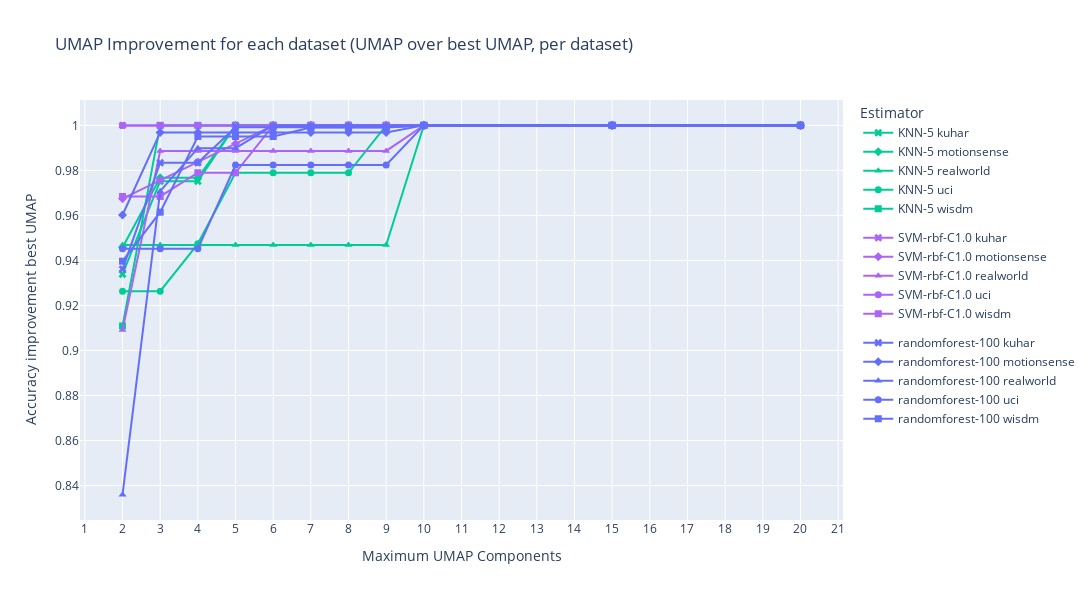

Write notebook code for a chart like this one.
### Code cell
df = results.copy()
df = filter_domain_fft_only(df)
df = filter_features_all(df)
df = filter_reducer_over_all(df)
df = filter_scaler_none(df)
df = filter_view_standardized_intra(df)
df = filter_only_reducer_dataset_equals_train_dataset_or_no_reducer(df)
df = get_umap_improvement_over_best_umap(df)

dset_markers = {
    name: markers[i]
    for i, name in enumerate(df["train_datasets"].unique())
}

estimator_colors = {
    name: colors[i]
    for i, name in enumerate(df["estimator"].unique())
}

fig = go.Figure()
for (estimator, dataset), subdf in df.groupby(["estimator", "train_datasets"]):
    subdf = subdf.sort_values(by="umap components")
    xs, ys = [], []
    for n_components in sorted(subdf["umap components"].unique()):
        xs.append(n_components)
        ys.append(subdf[subdf["umap components"] <= n_components]["umap improvement"].max())
    fig.add_trace(
        go.Scatter( 
            x=xs,
            y=ys,
            name=f"{estimator} {dataset}",
            mode="lines+markers",
            legendgroup=estimator,
            # legendgrouptitle="Estimator",
            marker=dict(
                color=estimator_colors[estimator],
                symbol=dset_markers[dataset],
                size=7,
            ),
        )
    )
    # subdf["best umap improvement so far"] = df["umap improvement"].expanding().max()

fig.update_layout(
    title="UMAP Improvement for each dataset (UMAP over best UMAP, per dataset)",
    xaxis_title="Maximum UMAP Components",
    yaxis_title="Accuracy improvement best UMAP",
    legend_title="Estimator",
    width=1200,
    height=600,
    xaxis=dict(tickmode="linear")
)
fig.show()

### Figure 1 — Plotly figure (JSON) as saved in the notebook; plotly's stock layout.template omitted (floating-point values rounded to 4 significant figures)
{"data": [{"legendgroup": "KNN-5", "marker": {"color": "#00CC96", "size": 7, "symbol": "x"}, "mode": "lines+markers", "name": "KNN-5 kuhar", "type": "scatter", "x": [2, 3, 4, 5, 6, 7, 8, 9, 10, 15, 20], "y": [0.9339, 0.9752, 0.9752, 1, 1, 1, 1, 1, 1, 1, 1]}, {"legendgroup": "KNN-5", "marker": {"color": "#00CC96", "size": 7, "symbol": "diamond"}, "mode": "lines+markers", "name": "KNN-5 motionsense", "type": "scatter", "x": [2, 3, 4, 5, 6, 7, 8, 9, 10, 15, 20], "y": [0.9457, 0.9767, 0.9767, 1, 1, 1, 1, 1, 1, 1, 1]}, {"legendgroup": "KNN-5", "marker": {"color": "#00CC96", "size": 7, "symbol": "triangle-up"}, "mode": "lines+markers", "name": "KNN-5 realworld", "type": "scatter", "x": [2, 3, 4, 5, 6, 7, 8, 9, 10, 15, 20], "y": [0.9468, 0.9468, 0.9468, 0.9468, 0.9468, 0.9468, 0.9468, 0.9468, 1, 1, 1]}, {"legendgroup": "KNN-5", "marker": {"color": "#00CC96", "size": 7, "symbol": "circle"}, "mode": "lines+markers", "name": "KNN-5 uci", "type": "scatter", "x": [2, 3, 4, 5, 6, 7, 8, 9, 10, 15, 20], "y": [0.9263, 0.9263, 0.9474, 0.9789, 0.9789, 0.9789, 0.9789, 1, 1, 1, 1]}, {"legendgroup": "KNN-5", "marker": {"color": "#00CC96", "size": 7, "symbol": "square"}, "mode": "lines+markers", "name": "KNN-5 wisdm", "type": "scatter", "x": [2, 3, 4, 5, 6, 7, 8, 9, 10, 15, 20], "y": [0.9109, 1, 1, 1, 1, 1, 1, 1, 1, 1, 1]}, {"legendgroup": "SVM-rbf-C1.0", "marker": {"color": "#AB63FA", "size": 7, "symbol": "x"}, "mode": "lines+markers", "name": "SVM-rbf-C1.0 kuhar", "type": "scatter", "x": [2, 3, 4, 5, 6, 7, 8, 9, 10, 15, 20], "y": [1, 1, 1, 1, 1, 1, 1, 1, 1, 1, 1]}, {"legendgroup": "SVM-rbf-C1.0", "marker": {"color": "#AB63FA", "size": 7, "symbol": "diamond"}, "mode": "lines+markers", "name": "SVM-rbf-C1.0 motionsense", "type": "scatter", "x": [2, 3, 4, 5, 6, 7, 8, 9, 10, 15, 20], "y": [0.9675, 0.9756, 0.9837, 0.9919, 1, 1, 1, 1, 1, 1, 1]}, {"legendgroup": "SVM-rbf-C1.0", "marker": {"color": "#AB63FA", "size": 7, "symbol": "triangle-up"}, "mode": "lines+markers", "name": "SVM-rbf-C1.0 realworld", "type": "scatter", "x": [2, 3, 4, 5, 6, 7, 8, 9, 10, 15, 20], "y": [0.9091, 0.9886, 0.9886, 0.9886, 0.9886, 0.9886, 0.9886, 0.9886, 1, 1, 1]}, {"legendgroup": "SVM-rbf-C1.0", "marker": {"color": "#AB63FA", "size": 7, "symbol": "circle"}, "mode": "lines+markers", "name": "SVM-rbf-C1.0 uci", "type": "scatter", "x": [2, 3, 4, 5, 6, 7, 8, 9, 10, 15, 20], "y": [1, 1, 1, 1, 1, 1, 1, 1, 1, 1, 1]}, {"legendgroup": "SVM-rbf-C1.0", "marker": {"color": "#AB63FA", "size": 7, "symbol": "square"}, "mode": "lines+markers", "name": "SVM-rbf-C1.0 wisdm", "type": "scatter", "x": [2, 3, 4, 5, 6, 7, 8, 9, 10, 15, 20], "y": [0.9684, 0.9684, 0.9789, 0.9789, 1, 1, 1, 1, 1, 1, 1]}, {"legendgroup": "randomforest-100", "marker": {"color": "#636EFA", "size": 7, "symbol": "x"}, "mode": "lines+markers", "name": "randomforest-100 kuhar", "type": "scatter", "x": [2, 3, 4, 5, 6, 7, 8, 9, 10, 15, 20], "y": [0.9362, 0.9834, 0.9834, 0.9992, 0.9992, 0.9992, 0.9992, 0.9992, 1, 1, 1]}, {"legendgroup": "randomforest-100", "marker": {"color": "#636EFA", "size": 7, "symbol": "diamond"}, "mode": "lines+markers", "name": "randomforest-100 motionsense", "type": "scatter", "x": [2, 3, 4, 5, 6, 7, 8, 9, 10, 15, 20], "y": [0.9602, 0.9969, 0.9969, 0.9969, 0.9969, 0.9969, 0.9969, 0.9969, 1, 1, 1]}, {"legendgroup": "randomforest-100", "marker": {"color": "#636EFA", "size": 7, "symbol": "triangle-up"}, "mode": "lines+markers", "name": "randomforest-100 realworld", "type": "scatter", "x": [2, 3, 4, 5, 6, 7, 8, 9, 10, 15, 20], "y": [0.836, 0.9708, 0.9899, 0.9899, 1, 1, 1, 1, 1, 1, 1]}, {"legendgroup": "randomforest-100", "marker": {"color": "#636EFA", "size": 7, "symbol": "circle"}, "mode": "lines+markers", "name": "randomforest-100 uci", "type": "scatter", "x": [2, 3, 4, 5, 6, 7, 8, 9, 10, 15, 20], "y": [0.9451, 0.9451, 0.9451, 0.9824, 0.9824, 0.9824, 0.9824, 0.9824, 1, 1, 1]}, {"legendgroup": "randomforest-100", "marker": {"color": "#636EFA", "size": 7, "symbol": "square"}, "mode": "lines+markers", "name": "randomforest-100 wisdm", "type": "scatter", "x": [2, 3, 4, 5, 6, 7, 8, 9, 10, 15, 20], "y": [0.9397, 0.9614, 0.9951, 0.9951, 0.9951, 0.999, 0.999, 0.999, 1, 1, 1]}], "layout": {"height": 600, "legend": {"title": {"text": "Estimator"}}, "title": {"text": "UMAP Improvement for each dataset (UMAP over best UMAP, per dataset)"}, "width": 1200, "xaxis": {"tickmode": "linear", "title": {"text": "Maximum UMAP Components"}}, "yaxis": {"title": {"text": "Accuracy improvement best UMAP"}}}}
